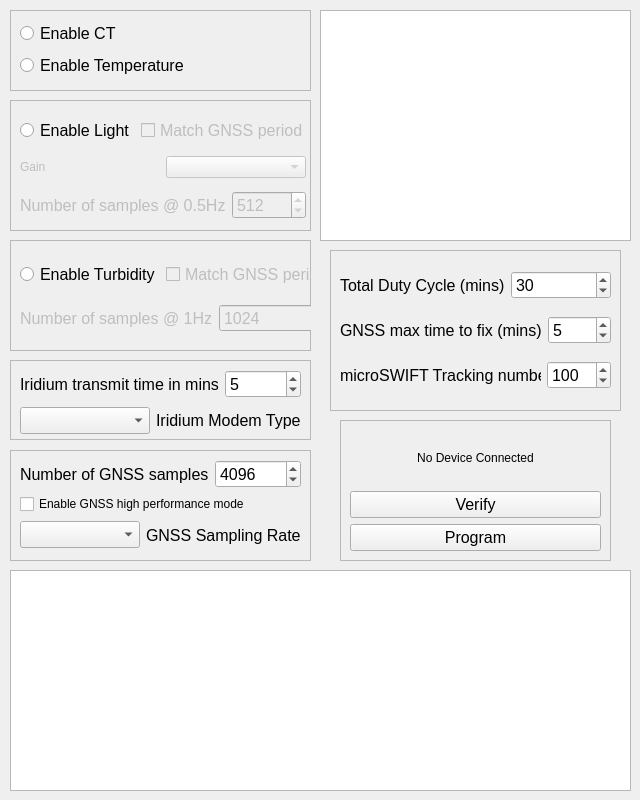
<?xml version="1.0" encoding="UTF-8"?>
<ui version="4.0">
 <class>MainWindow</class>
 <widget class="QMainWindow" name="MainWindow">
  <property name="geometry">
   <rect>
    <x>0</x>
    <y>0</y>
    <width>640</width>
    <height>800</height>
   </rect>
  </property>
  <property name="windowTitle">
   <string>microSWIFT Configurator</string>
  </property>
  <widget class="QWidget" name="centralwidget">
   <widget class="QFrame" name="ctFrame">
    <property name="geometry">
     <rect>
      <x>10</x>
      <y>10</y>
      <width>301</width>
      <height>81</height>
     </rect>
    </property>
    <property name="frameShape">
     <enum>QFrame::Shape::StyledPanel</enum>
    </property>
    <property name="frameShadow">
     <enum>QFrame::Shadow::Raised</enum>
    </property>
    <widget class="QWidget" name="layoutWidget">
     <property name="geometry">
      <rect>
       <x>10</x>
       <y>10</y>
       <width>281</width>
       <height>61</height>
      </rect>
     </property>
     <layout class="QVBoxLayout" name="ctVertLayout">
      <item>
       <widget class="QRadioButton" name="ctEnableButton">
        <property name="font">
         <font>
          <pointsize>12</pointsize>
         </font>
        </property>
        <property name="text">
         <string>Enable CT</string>
        </property>
        <property name="autoExclusive">
         <bool>false</bool>
        </property>
       </widget>
      </item>
      <item>
       <widget class="QRadioButton" name="tempEnableButton">
        <property name="font">
         <font>
          <pointsize>12</pointsize>
         </font>
        </property>
        <property name="text">
         <string>Enable Temperature</string>
        </property>
        <property name="autoExclusive">
         <bool>false</bool>
        </property>
       </widget>
      </item>
     </layout>
    </widget>
   </widget>
   <widget class="QFrame" name="lightFrame">
    <property name="geometry">
     <rect>
      <x>10</x>
      <y>100</y>
      <width>301</width>
      <height>131</height>
     </rect>
    </property>
    <property name="frameShape">
     <enum>QFrame::Shape::StyledPanel</enum>
    </property>
    <property name="frameShadow">
     <enum>QFrame::Shadow::Raised</enum>
    </property>
    <widget class="QWidget" name="layoutWidget">
     <property name="geometry">
      <rect>
       <x>10</x>
       <y>11</y>
       <width>286</width>
       <height>115</height>
      </rect>
     </property>
     <layout class="QVBoxLayout" name="lightVerticalLayout">
      <item>
       <layout class="QHBoxLayout" name="lightEnableHorizLayout">
        <item>
         <widget class="QRadioButton" name="lightEnableButton">
          <property name="font">
           <font>
            <pointsize>12</pointsize>
           </font>
          </property>
          <property name="text">
           <string>Enable Light</string>
          </property>
         </widget>
        </item>
        <item>
         <widget class="QCheckBox" name="lightMatchGNSSCheckbox">
          <property name="enabled">
           <bool>false</bool>
          </property>
          <property name="font">
           <font>
            <pointsize>12</pointsize>
           </font>
          </property>
          <property name="text">
           <string>Match GNSS period</string>
          </property>
         </widget>
        </item>
       </layout>
      </item>
      <item>
       <layout class="QHBoxLayout" name="horizontalLayout">
        <item>
         <widget class="QLabel" name="lightGainLabel">
          <property name="enabled">
           <bool>false</bool>
          </property>
          <property name="text">
           <string>Gain</string>
          </property>
         </widget>
        </item>
        <item>
         <widget class="QComboBox" name="lightGainComboBox">
          <property name="enabled">
           <bool>false</bool>
          </property>
          <property name="currentIndex">
           <number>-1</number>
          </property>
         </widget>
        </item>
       </layout>
      </item>
      <item>
       <layout class="QHBoxLayout" name="lightSamplesHorizLayout">
        <item>
         <widget class="QLabel" name="lightNumSamplesLabel">
          <property name="enabled">
           <bool>false</bool>
          </property>
          <property name="font">
           <font>
            <pointsize>12</pointsize>
           </font>
          </property>
          <property name="text">
           <string>Number of samples @ 0.5Hz</string>
          </property>
         </widget>
        </item>
        <item>
         <widget class="QSpinBox" name="lightNumSamplesSpinBox">
          <property name="enabled">
           <bool>false</bool>
          </property>
          <property name="font">
           <font>
            <pointsize>12</pointsize>
           </font>
          </property>
          <property name="maximum">
           <number>1800</number>
          </property>
          <property name="value">
           <number>512</number>
          </property>
         </widget>
        </item>
       </layout>
      </item>
     </layout>
    </widget>
   </widget>
   <widget class="QFrame" name="iridiumFrame">
    <property name="geometry">
     <rect>
      <x>10</x>
      <y>360</y>
      <width>301</width>
      <height>80</height>
     </rect>
    </property>
    <property name="frameShape">
     <enum>QFrame::Shape::StyledPanel</enum>
    </property>
    <property name="frameShadow">
     <enum>QFrame::Shadow::Raised</enum>
    </property>
    <widget class="QWidget" name="layoutWidget">
     <property name="geometry">
      <rect>
       <x>10</x>
       <y>10</y>
       <width>281</width>
       <height>67</height>
      </rect>
     </property>
     <layout class="QVBoxLayout" name="iridiumVertLayout">
      <item>
       <layout class="QHBoxLayout" name="iridiumTxTimeHorizLayout">
        <item>
         <widget class="QLabel" name="iridiumTxTimeLabel">
          <property name="font">
           <font>
            <pointsize>12</pointsize>
           </font>
          </property>
          <property name="text">
           <string>Iridium transmit time in mins</string>
          </property>
         </widget>
        </item>
        <item>
         <widget class="QSpinBox" name="iridiumTxTimeSpinBox">
          <property name="font">
           <font>
            <pointsize>12</pointsize>
           </font>
          </property>
          <property name="maximum">
           <number>60</number>
          </property>
          <property name="value">
           <number>5</number>
          </property>
         </widget>
        </item>
       </layout>
      </item>
      <item>
       <layout class="QHBoxLayout" name="iridiumTypeHorizLayoutr">
        <item>
         <widget class="QComboBox" name="iridiumTypeComboBox">
          <property name="font">
           <font>
            <pointsize>12</pointsize>
           </font>
          </property>
         </widget>
        </item>
        <item>
         <widget class="QLabel" name="iridiumTypeLabel">
          <property name="font">
           <font>
            <pointsize>12</pointsize>
           </font>
          </property>
          <property name="text">
           <string>Iridium Modem Type</string>
          </property>
         </widget>
        </item>
       </layout>
      </item>
     </layout>
    </widget>
   </widget>
   <widget class="QFrame" name="gnssFrame">
    <property name="geometry">
     <rect>
      <x>10</x>
      <y>450</y>
      <width>301</width>
      <height>111</height>
     </rect>
    </property>
    <property name="frameShape">
     <enum>QFrame::Shape::StyledPanel</enum>
    </property>
    <property name="frameShadow">
     <enum>QFrame::Shadow::Raised</enum>
    </property>
    <widget class="QWidget" name="layoutWidget_11">
     <property name="geometry">
      <rect>
       <x>10</x>
       <y>10</y>
       <width>281</width>
       <height>90</height>
      </rect>
     </property>
     <layout class="QVBoxLayout" name="gnssVertLayout">
      <item>
       <layout class="QHBoxLayout" name="gnssSamplesHorizLayout">
        <item>
         <widget class="QLabel" name="gnssNumSamplesLabel">
          <property name="font">
           <font>
            <pointsize>12</pointsize>
           </font>
          </property>
          <property name="text">
           <string>Number of GNSS samples</string>
          </property>
         </widget>
        </item>
        <item>
         <widget class="QSpinBox" name="gnssNumSamplesSpinBox">
          <property name="font">
           <font>
            <pointsize>12</pointsize>
           </font>
          </property>
          <property name="maximum">
           <number>32768</number>
          </property>
          <property name="value">
           <number>4096</number>
          </property>
         </widget>
        </item>
       </layout>
      </item>
      <item>
       <widget class="QCheckBox" name="gnssHighPerformanceModeCheckBox">
        <property name="text">
         <string>Enable GNSS high performance mode</string>
        </property>
       </widget>
      </item>
      <item>
       <layout class="QHBoxLayout" name="gnssSampleRateHorizLayout">
        <item>
         <widget class="QComboBox" name="gnssSampleRateComboBox">
          <property name="font">
           <font>
            <pointsize>12</pointsize>
           </font>
          </property>
         </widget>
        </item>
        <item>
         <widget class="QLabel" name="gnssSampleRateLabel">
          <property name="font">
           <font>
            <pointsize>12</pointsize>
           </font>
          </property>
          <property name="text">
           <string>GNSS Sampling Rate</string>
          </property>
         </widget>
        </item>
       </layout>
      </item>
     </layout>
    </widget>
   </widget>
   <widget class="QFrame" name="timingFrame">
    <property name="geometry">
     <rect>
      <x>330</x>
      <y>250</y>
      <width>291</width>
      <height>161</height>
     </rect>
    </property>
    <property name="frameShape">
     <enum>QFrame::Shape::StyledPanel</enum>
    </property>
    <property name="frameShadow">
     <enum>QFrame::Shadow::Raised</enum>
    </property>
    <widget class="QWidget" name="verticalLayoutWidget">
     <property name="geometry">
      <rect>
       <x>10</x>
       <y>10</y>
       <width>271</width>
       <height>141</height>
      </rect>
     </property>
     <layout class="QVBoxLayout" name="timingVertLayout">
      <item>
       <layout class="QHBoxLayout" name="dutyCycleHorizLayout">
        <item>
         <widget class="QLabel" name="dutyCycleLabel">
          <property name="font">
           <font>
            <pointsize>12</pointsize>
           </font>
          </property>
          <property name="text">
           <string>Total Duty Cycle (mins)</string>
          </property>
         </widget>
        </item>
        <item>
         <widget class="QSpinBox" name="dutyCycleSpinBox">
          <property name="font">
           <font>
            <pointsize>12</pointsize>
           </font>
          </property>
          <property name="maximum">
           <number>1440</number>
          </property>
          <property name="value">
           <number>30</number>
          </property>
         </widget>
        </item>
       </layout>
      </item>
      <item>
       <layout class="QHBoxLayout" name="gnssBufferTimeHorizLayout">
        <item>
         <widget class="QLabel" name="gnssMaxAcqusitionTimeLabel">
          <property name="font">
           <font>
            <pointsize>12</pointsize>
           </font>
          </property>
          <property name="whatsThis">
           <string extracomment="Buffer time allowed for GNSS sample window. For example, if Number of GNSS Samples is 4096 and GNSS Sample rate is 4Hz, the window will take ceil((4096/4)/60) = 18 mins. This buffer time is added to that, allowing 20 mins to collect all GNSS samples."/>
          </property>
          <property name="text">
           <string>GNSS max time to fix (mins)</string>
          </property>
         </widget>
        </item>
        <item>
         <widget class="QSpinBox" name="gnssMaxAcquisitionTimeSpinBox">
          <property name="font">
           <font>
            <pointsize>12</pointsize>
           </font>
          </property>
          <property name="whatsThis">
           <string extracomment="Buffer time allowed for GNSS sample window. For example, if Number of GNSS Samples is 4096 and GNSS Sample rate is 4Hz, the window will take ceil((4096/4)/60) = 18 mins. This buffer time is added to that, allowing 20 mins to collect all GNSS samples."/>
          </property>
          <property name="maximum">
           <number>10</number>
          </property>
          <property name="value">
           <number>5</number>
          </property>
         </widget>
        </item>
       </layout>
      </item>
      <item>
       <layout class="QHBoxLayout" name="trackingNumberHorizLayourt">
        <item>
         <widget class="QLabel" name="trackingNumberLabel">
          <property name="font">
           <font>
            <pointsize>12</pointsize>
           </font>
          </property>
          <property name="text">
           <string>microSWIFT Tracking number</string>
          </property>
         </widget>
        </item>
        <item>
         <widget class="QSpinBox" name="trackingNumberSpinBox">
          <property name="font">
           <font>
            <pointsize>12</pointsize>
           </font>
          </property>
          <property name="maximum">
           <number>1000</number>
          </property>
          <property name="value">
           <number>100</number>
          </property>
         </widget>
        </item>
       </layout>
      </item>
     </layout>
    </widget>
   </widget>
   <widget class="QGraphicsView" name="graphicsView">
    <property name="geometry">
     <rect>
      <x>320</x>
      <y>10</y>
      <width>311</width>
      <height>231</height>
     </rect>
    </property>
   </widget>
   <widget class="QFrame" name="statusAndProgFrame">
    <property name="geometry">
     <rect>
      <x>340</x>
      <y>420</y>
      <width>271</width>
      <height>141</height>
     </rect>
    </property>
    <property name="frameShape">
     <enum>QFrame::Shape::StyledPanel</enum>
    </property>
    <property name="frameShadow">
     <enum>QFrame::Shadow::Raised</enum>
    </property>
    <widget class="QWidget" name="layoutWidget">
     <property name="geometry">
      <rect>
       <x>10</x>
       <y>10</y>
       <width>251</width>
       <height>121</height>
      </rect>
     </property>
     <layout class="QVBoxLayout" name="statusAndProgVertLayout">
      <item>
       <widget class="QLabel" name="devicePortLabel">
        <property name="text">
         <string>No Device Connected</string>
        </property>
        <property name="alignment">
         <set>Qt::AlignmentFlag::AlignCenter</set>
        </property>
       </widget>
      </item>
      <item>
       <widget class="QPushButton" name="verifyButton">
        <property name="font">
         <font>
          <pointsize>12</pointsize>
         </font>
        </property>
        <property name="text">
         <string>Verify</string>
        </property>
       </widget>
      </item>
      <item>
       <widget class="QPushButton" name="programButton">
        <property name="font">
         <font>
          <pointsize>12</pointsize>
         </font>
        </property>
        <property name="text">
         <string>Program</string>
        </property>
       </widget>
      </item>
     </layout>
    </widget>
   </widget>
   <widget class="QFrame" name="turbidityFrame">
    <property name="geometry">
     <rect>
      <x>10</x>
      <y>240</y>
      <width>301</width>
      <height>111</height>
     </rect>
    </property>
    <property name="frameShape">
     <enum>QFrame::Shape::StyledPanel</enum>
    </property>
    <property name="frameShadow">
     <enum>QFrame::Shadow::Raised</enum>
    </property>
    <widget class="QWidget" name="layoutWidget_2">
     <property name="geometry">
      <rect>
       <x>10</x>
       <y>11</y>
       <width>307</width>
       <height>94</height>
      </rect>
     </property>
     <layout class="QVBoxLayout" name="turbidityVerticalLayout">
      <item>
       <layout class="QHBoxLayout" name="turbidityEnableHorizLayout">
        <item>
         <widget class="QRadioButton" name="turbidityEnableButton">
          <property name="font">
           <font>
            <pointsize>12</pointsize>
           </font>
          </property>
          <property name="text">
           <string>Enable Turbidity</string>
          </property>
         </widget>
        </item>
        <item>
         <widget class="QCheckBox" name="turbidityMatchGNSSCheckbox">
          <property name="enabled">
           <bool>false</bool>
          </property>
          <property name="font">
           <font>
            <pointsize>12</pointsize>
           </font>
          </property>
          <property name="text">
           <string>Match GNSS period</string>
          </property>
         </widget>
        </item>
       </layout>
      </item>
      <item>
       <layout class="QHBoxLayout" name="turbiditySamplesHorizLayout">
        <item>
         <widget class="QLabel" name="turbidityNumSamplesLabel">
          <property name="enabled">
           <bool>false</bool>
          </property>
          <property name="font">
           <font>
            <pointsize>12</pointsize>
           </font>
          </property>
          <property name="text">
           <string>Number of samples @ 1Hz</string>
          </property>
         </widget>
        </item>
        <item>
         <widget class="QSpinBox" name="turbidityNumSamplesSpinBox">
          <property name="enabled">
           <bool>false</bool>
          </property>
          <property name="font">
           <font>
            <pointsize>12</pointsize>
           </font>
          </property>
          <property name="maximum">
           <number>3600</number>
          </property>
          <property name="value">
           <number>1024</number>
          </property>
         </widget>
        </item>
       </layout>
      </item>
     </layout>
    </widget>
   </widget>
   <widget class="QTextEdit" name="statusTextEdit">
    <property name="geometry">
     <rect>
      <x>10</x>
      <y>570</y>
      <width>621</width>
      <height>221</height>
     </rect>
    </property>
   </widget>
  </widget>
 </widget>
 <resources/>
 <connections/>
</ui>
